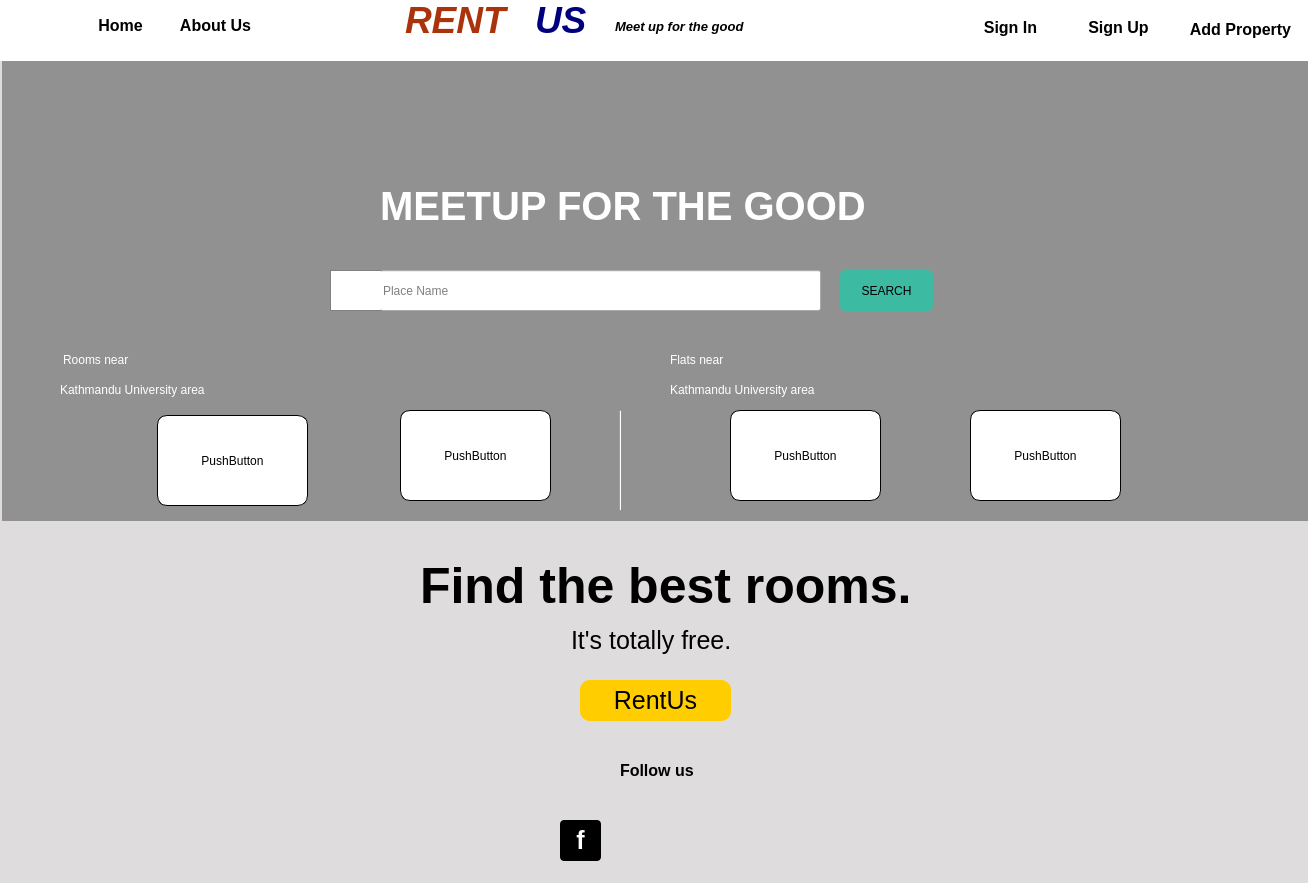
<?xml version="1.0" encoding="UTF-8"?>
<ui version="4.0">
 <class>Homepage</class>
 <widget class="QWidget" name="Homepage">
  <property name="windowModality">
   <enum>Qt::WindowModal</enum>
  </property>
  <property name="enabled">
   <bool>true</bool>
  </property>
  <property name="geometry">
   <rect>
    <x>0</x>
    <y>0</y>
    <width>1308</width>
    <height>883</height>
   </rect>
  </property>
  <property name="sizePolicy">
   <sizepolicy hsizetype="Expanding" vsizetype="Expanding">
    <horstretch>100</horstretch>
    <verstretch>100</verstretch>
   </sizepolicy>
  </property>
  <property name="minimumSize">
   <size>
    <width>1308</width>
    <height>883</height>
   </size>
  </property>
  <property name="sizeIncrement">
   <size>
    <width>1920</width>
    <height>1080</height>
   </size>
  </property>
  <property name="windowTitle">
   <string>Homepage</string>
  </property>
  <property name="windowIcon">
   <iconset theme="application-exit">
    <selectedon>:/image/images/logo.png</selectedon>
   </iconset>
  </property>
  <property name="toolTipDuration">
   <number>-3</number>
  </property>
  <property name="autoFillBackground">
   <bool>true</bool>
  </property>
  <property name="styleSheet">
   <string notr="true">#Homepage
{

background-color: rgb(222,220,220)
}

QTextEdit, QPlainTextEdit
{
	border : 1px solid white;
	border-radius: 2px;
}
</string>
  </property>
  <widget class="QPushButton" name="pushButton">
   <property name="geometry">
    <rect>
     <x>960</x>
     <y>12</y>
     <width>101</width>
     <height>31</height>
    </rect>
   </property>
   <property name="sizePolicy">
    <sizepolicy hsizetype="Expanding" vsizetype="Expanding">
     <horstretch>100</horstretch>
     <verstretch>100</verstretch>
    </sizepolicy>
   </property>
   <property name="maximumSize">
    <size>
     <width>1920</width>
     <height>1080</height>
    </size>
   </property>
   <property name="sizeIncrement">
    <size>
     <width>1920</width>
     <height>1080</height>
    </size>
   </property>
   <property name="font">
    <font>
     <pointsize>12</pointsize>
     <bold>true</bold>
    </font>
   </property>
   <property name="styleSheet">
    <string notr="true">#pushButton
{
	color: black;
	background: rgb(255,255,255);
	border: 2px solid white;
	border-radius: 2px;
}
#pushButton:hover
{
	background: rgb(220,220,200);
}</string>
   </property>
   <property name="text">
    <string>Sign In</string>
   </property>
  </widget>
  <widget class="QPushButton" name="pushButton_2">
   <property name="geometry">
    <rect>
     <x>1068</x>
     <y>12</y>
     <width>101</width>
     <height>31</height>
    </rect>
   </property>
   <property name="sizePolicy">
    <sizepolicy hsizetype="Expanding" vsizetype="Expanding">
     <horstretch>100</horstretch>
     <verstretch>100</verstretch>
    </sizepolicy>
   </property>
   <property name="maximumSize">
    <size>
     <width>1920</width>
     <height>1080</height>
    </size>
   </property>
   <property name="sizeIncrement">
    <size>
     <width>1920</width>
     <height>1080</height>
    </size>
   </property>
   <property name="font">
    <font>
     <pointsize>12</pointsize>
     <bold>true</bold>
    </font>
   </property>
   <property name="styleSheet">
    <string notr="true">#pushButton_2 
{
	color: black;
	background: rgb(255,255,255);
	border: 2px solid white;
	border-radius: 2px;
}
#pushButton_2:hover
{
	background: rgb(220,220,200);
}</string>
   </property>
   <property name="text">
    <string>Sign Up</string>
   </property>
  </widget>
  <widget class="QTextEdit" name="textEdit">
   <property name="geometry">
    <rect>
     <x>400</x>
     <y>-6</y>
     <width>121</width>
     <height>61</height>
    </rect>
   </property>
   <property name="sizePolicy">
    <sizepolicy hsizetype="Expanding" vsizetype="Expanding">
     <horstretch>100</horstretch>
     <verstretch>100</verstretch>
    </sizepolicy>
   </property>
   <property name="maximumSize">
    <size>
     <width>1920</width>
     <height>1080</height>
    </size>
   </property>
   <property name="sizeIncrement">
    <size>
     <width>1920</width>
     <height>1080</height>
    </size>
   </property>
   <property name="font">
    <font>
     <kerning>false</kerning>
    </font>
   </property>
   <property name="acceptDrops">
    <bool>false</bool>
   </property>
   <property name="undoRedoEnabled">
    <bool>false</bool>
   </property>
   <property name="readOnly">
    <bool>true</bool>
   </property>
   <property name="html">
    <string>&lt;!DOCTYPE HTML PUBLIC &quot;-//W3C//DTD HTML 4.0//EN&quot; &quot;http://www.w3.org/TR/REC-html40/strict.dtd&quot;&gt;
&lt;html&gt;&lt;head&gt;&lt;meta name=&quot;qrichtext&quot; content=&quot;1&quot; /&gt;&lt;meta charset=&quot;utf-8&quot; /&gt;&lt;style type=&quot;text/css&quot;&gt;
p, li { white-space: pre-wrap; }
hr { height: 1px; border-width: 0; }
&lt;/style&gt;&lt;/head&gt;&lt;body style=&quot; font-family:'Segoe UI'; font-size:9pt; font-weight:400; font-style:normal;&quot;&gt;
&lt;p style=&quot; margin-top:0px; margin-bottom:0px; margin-left:0px; margin-right:0px; -qt-block-indent:0; text-indent:0px;&quot;&gt;&lt;span style=&quot; font-size:28pt; font-weight:700; font-style:italic; color:#aa330b;&quot;&gt;RENT&lt;/span&gt;&lt;/p&gt;&lt;/body&gt;&lt;/html&gt;</string>
   </property>
  </widget>
  <widget class="QTextEdit" name="textEdit_2">
   <property name="geometry">
    <rect>
     <x>530</x>
     <y>-6</y>
     <width>81</width>
     <height>61</height>
    </rect>
   </property>
   <property name="sizePolicy">
    <sizepolicy hsizetype="Expanding" vsizetype="Expanding">
     <horstretch>100</horstretch>
     <verstretch>100</verstretch>
    </sizepolicy>
   </property>
   <property name="maximumSize">
    <size>
     <width>1920</width>
     <height>1080</height>
    </size>
   </property>
   <property name="sizeIncrement">
    <size>
     <width>1920</width>
     <height>1080</height>
    </size>
   </property>
   <property name="font">
    <font>
     <kerning>false</kerning>
    </font>
   </property>
   <property name="acceptDrops">
    <bool>false</bool>
   </property>
   <property name="styleSheet">
    <string notr="true">#textEdit_2
{
	border-color: white;
	bordrer: none;
}</string>
   </property>
   <property name="undoRedoEnabled">
    <bool>false</bool>
   </property>
   <property name="readOnly">
    <bool>true</bool>
   </property>
   <property name="html">
    <string>&lt;!DOCTYPE HTML PUBLIC &quot;-//W3C//DTD HTML 4.0//EN&quot; &quot;http://www.w3.org/TR/REC-html40/strict.dtd&quot;&gt;
&lt;html&gt;&lt;head&gt;&lt;meta name=&quot;qrichtext&quot; content=&quot;1&quot; /&gt;&lt;meta charset=&quot;utf-8&quot; /&gt;&lt;style type=&quot;text/css&quot;&gt;
p, li { white-space: pre-wrap; }
hr { height: 1px; border-width: 0; }
&lt;/style&gt;&lt;/head&gt;&lt;body style=&quot; font-family:'Segoe UI'; font-size:9pt; font-weight:400; font-style:normal;&quot;&gt;
&lt;p style=&quot; margin-top:0px; margin-bottom:0px; margin-left:0px; margin-right:0px; -qt-block-indent:0; text-indent:0px;&quot;&gt;&lt;span style=&quot; font-size:28pt; font-weight:700; font-style:italic; color:#00007f;&quot;&gt;US&lt;/span&gt;&lt;/p&gt;&lt;/body&gt;&lt;/html&gt;</string>
   </property>
  </widget>
  <widget class="QPlainTextEdit" name="plainTextEdit">
   <property name="geometry">
    <rect>
     <x>0</x>
     <y>0</y>
     <width>1311</width>
     <height>61</height>
    </rect>
   </property>
   <property name="sizePolicy">
    <sizepolicy hsizetype="Expanding" vsizetype="Expanding">
     <horstretch>100</horstretch>
     <verstretch>100</verstretch>
    </sizepolicy>
   </property>
   <property name="maximumSize">
    <size>
     <width>1920</width>
     <height>1080</height>
    </size>
   </property>
   <property name="sizeIncrement">
    <size>
     <width>1920</width>
     <height>1080</height>
    </size>
   </property>
   <property name="styleSheet">
    <string notr="true">#plaintextEdit
{
	border: 2px solid brown;
}</string>
   </property>
  </widget>
  <widget class="QTextEdit" name="textEdit_3">
   <property name="geometry">
    <rect>
     <x>610</x>
     <y>14</y>
     <width>171</width>
     <height>41</height>
    </rect>
   </property>
   <property name="sizePolicy">
    <sizepolicy hsizetype="Expanding" vsizetype="Expanding">
     <horstretch>100</horstretch>
     <verstretch>100</verstretch>
    </sizepolicy>
   </property>
   <property name="maximumSize">
    <size>
     <width>1920</width>
     <height>1080</height>
    </size>
   </property>
   <property name="sizeIncrement">
    <size>
     <width>1920</width>
     <height>1080</height>
    </size>
   </property>
   <property name="font">
    <font>
     <kerning>false</kerning>
    </font>
   </property>
   <property name="mouseTracking">
    <bool>false</bool>
   </property>
   <property name="acceptDrops">
    <bool>false</bool>
   </property>
   <property name="whatsThis">
    <string notr="true"/>
   </property>
   <property name="accessibleName">
    <string notr="true"/>
   </property>
   <property name="accessibleDescription">
    <string notr="true"/>
   </property>
   <property name="undoRedoEnabled">
    <bool>false</bool>
   </property>
   <property name="readOnly">
    <bool>true</bool>
   </property>
   <property name="html">
    <string>&lt;!DOCTYPE HTML PUBLIC &quot;-//W3C//DTD HTML 4.0//EN&quot; &quot;http://www.w3.org/TR/REC-html40/strict.dtd&quot;&gt;
&lt;html&gt;&lt;head&gt;&lt;meta name=&quot;qrichtext&quot; content=&quot;1&quot; /&gt;&lt;meta charset=&quot;utf-8&quot; /&gt;&lt;style type=&quot;text/css&quot;&gt;
p, li { white-space: pre-wrap; }
hr { height: 1px; border-width: 0; }
&lt;/style&gt;&lt;/head&gt;&lt;body style=&quot; font-family:'Segoe UI'; font-size:9pt; font-weight:400; font-style:normal;&quot;&gt;
&lt;p style=&quot; margin-top:0px; margin-bottom:0px; margin-left:0px; margin-right:0px; -qt-block-indent:0; text-indent:0px;&quot;&gt;&lt;span style=&quot; font-size:10pt; font-weight:700; font-style:italic;&quot;&gt;Meet up for the good&lt;/span&gt;&lt;/p&gt;&lt;/body&gt;&lt;/html&gt;</string>
   </property>
  </widget>
  <widget class="QPushButton" name="pushButton_3">
   <property name="geometry">
    <rect>
     <x>80</x>
     <y>10</y>
     <width>81</width>
     <height>31</height>
    </rect>
   </property>
   <property name="sizePolicy">
    <sizepolicy hsizetype="Expanding" vsizetype="Expanding">
     <horstretch>100</horstretch>
     <verstretch>100</verstretch>
    </sizepolicy>
   </property>
   <property name="maximumSize">
    <size>
     <width>1920</width>
     <height>1080</height>
    </size>
   </property>
   <property name="sizeIncrement">
    <size>
     <width>1920</width>
     <height>1080</height>
    </size>
   </property>
   <property name="font">
    <font>
     <pointsize>12</pointsize>
     <bold>true</bold>
    </font>
   </property>
   <property name="styleSheet">
    <string notr="true">#pushButton_3
{
	color: black;
	background: rgb(255,255,255);
	border: 2px solid white;
	border-radius: 2px;
}
#pushButton_3:hover
{
	background: rgb(220,220,200);
}</string>
   </property>
   <property name="text">
    <string>Home</string>
   </property>
  </widget>
  <widget class="QPushButton" name="pushButton_4">
   <property name="geometry">
    <rect>
     <x>170</x>
     <y>10</y>
     <width>91</width>
     <height>31</height>
    </rect>
   </property>
   <property name="sizePolicy">
    <sizepolicy hsizetype="Expanding" vsizetype="Expanding">
     <horstretch>100</horstretch>
     <verstretch>100</verstretch>
    </sizepolicy>
   </property>
   <property name="maximumSize">
    <size>
     <width>1920</width>
     <height>1080</height>
    </size>
   </property>
   <property name="sizeIncrement">
    <size>
     <width>1920</width>
     <height>1080</height>
    </size>
   </property>
   <property name="font">
    <font>
     <pointsize>12</pointsize>
     <bold>true</bold>
    </font>
   </property>
   <property name="styleSheet">
    <string notr="true">#pushButton_4
{
color: black;
	background: rgb(255,255,255);
	border: 2px solid white;
	border-radius: 2px;
}
#pushButton_4:hover
{
	background: rgb(220,220,200);
}</string>
   </property>
   <property name="text">
    <string>About Us</string>
   </property>
  </widget>
  <widget class="QPushButton" name="pushButton_5">
   <property name="geometry">
    <rect>
     <x>0</x>
     <y>-10</y>
     <width>81</width>
     <height>71</height>
    </rect>
   </property>
   <property name="sizePolicy">
    <sizepolicy hsizetype="Expanding" vsizetype="Expanding">
     <horstretch>100</horstretch>
     <verstretch>100</verstretch>
    </sizepolicy>
   </property>
   <property name="maximumSize">
    <size>
     <width>1920</width>
     <height>1080</height>
    </size>
   </property>
   <property name="sizeIncrement">
    <size>
     <width>1920</width>
     <height>1080</height>
    </size>
   </property>
   <property name="font">
    <font>
     <pointsize>11</pointsize>
     <bold>true</bold>
    </font>
   </property>
   <property name="styleSheet">
    <string notr="true">#pushButton_5
{
	color: black;
	background: rgb(255,255,255);
	border: 0px;
	border-radius: 0px;
	pading: 2px;
}
#pushButton_5:hover
{
	background: rgb(20,20,20);
	color: white;
}
#pushButton_5::menu-indicator{ image: none; }</string>
   </property>
  </widget>
  <widget class="QPushButton" name="pushButton_7">
   <property name="geometry">
    <rect>
     <x>1180</x>
     <y>14</y>
     <width>121</width>
     <height>31</height>
    </rect>
   </property>
   <property name="sizePolicy">
    <sizepolicy hsizetype="Expanding" vsizetype="Expanding">
     <horstretch>100</horstretch>
     <verstretch>100</verstretch>
    </sizepolicy>
   </property>
   <property name="maximumSize">
    <size>
     <width>1920</width>
     <height>1080</height>
    </size>
   </property>
   <property name="sizeIncrement">
    <size>
     <width>1920</width>
     <height>1080</height>
    </size>
   </property>
   <property name="font">
    <font>
     <pointsize>12</pointsize>
     <bold>true</bold>
    </font>
   </property>
   <property name="styleSheet">
    <string notr="true">#pushButton_7
{
	color: black;
	background: rgb(255,255,255);
	border: 2px solid white;
	border-radius: 2px;
}
#pushButton_7:hover
{
	background: rgb(220,220,200);
}</string>
   </property>
   <property name="text">
    <string>Add Property</string>
   </property>
   <property name="icon">
    <iconset resource="src.qrc">
     <normaloff>:/image/images/hhome.png</normaloff>:/image/images/hhome.png</iconset>
   </property>
  </widget>
  <widget class="QLabel" name="label_5">
   <property name="geometry">
    <rect>
     <x>380</x>
     <y>170</y>
     <width>601</width>
     <height>71</height>
    </rect>
   </property>
   <property name="sizePolicy">
    <sizepolicy hsizetype="Expanding" vsizetype="Expanding">
     <horstretch>100</horstretch>
     <verstretch>100</verstretch>
    </sizepolicy>
   </property>
   <property name="maximumSize">
    <size>
     <width>1920</width>
     <height>1080</height>
    </size>
   </property>
   <property name="sizeIncrement">
    <size>
     <width>1920</width>
     <height>1080</height>
    </size>
   </property>
   <property name="styleSheet">
    <string notr="true">color:white;
font:40px;
font:bold;
font: &quot;Centaur&quot;;
font:bold;</string>
   </property>
   <property name="text">
    <string>MEETUP FOR THE GOOD</string>
   </property>
  </widget>
  <widget class="QPushButton" name="pushButton_6">
   <property name="geometry">
    <rect>
     <x>840</x>
     <y>270</y>
     <width>93</width>
     <height>41</height>
    </rect>
   </property>
   <property name="sizePolicy">
    <sizepolicy hsizetype="Expanding" vsizetype="Expanding">
     <horstretch>100</horstretch>
     <verstretch>100</verstretch>
    </sizepolicy>
   </property>
   <property name="maximumSize">
    <size>
     <width>1920</width>
     <height>1080</height>
    </size>
   </property>
   <property name="sizeIncrement">
    <size>
     <width>1920</width>
     <height>1080</height>
    </size>
   </property>
   <property name="styleSheet">
    <string notr="true">
QPushButton:hover{

   
    cursor: pointer;

}


QPushButton:pressed {
    background-color: qlineargradient(spread:pad, x1:0, y1:0, x2:0, y2:1,   stop:0 rgba(60, 186, 162, 255), stop:1 rgba(98, 211, 162, 255))
}
QPushButton {
     background-color: #3cbaa2; border: 1px solid black;
border:no;
     border-radius: 5px;
}
QPushButton:hover{

 background-color: qlineargradient(spread:pad, x1:0, y1:0, x2:0, y2:1,   stop:0 rgba(60, 186, 162, 255), stop:1 rgba(98, 211, 170 ,255))

}
</string>
   </property>
   <property name="text">
    <string>SEARCH</string>
   </property>
  </widget>
  <widget class="QLabel" name="label_2">
   <property name="geometry">
    <rect>
     <x>2</x>
     <y>60</y>
     <width>1311</width>
     <height>461</height>
    </rect>
   </property>
   <property name="sizePolicy">
    <sizepolicy hsizetype="Expanding" vsizetype="Expanding">
     <horstretch>100</horstretch>
     <verstretch>100</verstretch>
    </sizepolicy>
   </property>
   <property name="maximumSize">
    <size>
     <width>1920</width>
     <height>1080</height>
    </size>
   </property>
   <property name="sizeIncrement">
    <size>
     <width>1920</width>
     <height>1080</height>
    </size>
   </property>
   <property name="styleSheet">
    <string notr="true">
#label_2{
background-color:rgba(100,100,100,160);
}</string>
   </property>
   <property name="text">
    <string/>
   </property>
  </widget>
  <widget class="QLabel" name="label_9">
   <property name="geometry">
    <rect>
     <x>63</x>
     <y>350</y>
     <width>121</width>
     <height>20</height>
    </rect>
   </property>
   <property name="sizePolicy">
    <sizepolicy hsizetype="Expanding" vsizetype="Expanding">
     <horstretch>100</horstretch>
     <verstretch>100</verstretch>
    </sizepolicy>
   </property>
   <property name="maximumSize">
    <size>
     <width>1920</width>
     <height>1080</height>
    </size>
   </property>
   <property name="sizeIncrement">
    <size>
     <width>1920</width>
     <height>1080</height>
    </size>
   </property>
   <property name="styleSheet">
    <string notr="true">color:white;
font: 13pt bold &quot;Centaur&quot;;</string>
   </property>
   <property name="text">
    <string>Rooms near</string>
   </property>
  </widget>
  <widget class="QLabel" name="label_24">
   <property name="geometry">
    <rect>
     <x>670</x>
     <y>380</y>
     <width>271</width>
     <height>20</height>
    </rect>
   </property>
   <property name="sizePolicy">
    <sizepolicy hsizetype="Expanding" vsizetype="Expanding">
     <horstretch>100</horstretch>
     <verstretch>100</verstretch>
    </sizepolicy>
   </property>
   <property name="maximumSize">
    <size>
     <width>1920</width>
     <height>1080</height>
    </size>
   </property>
   <property name="sizeIncrement">
    <size>
     <width>1920</width>
     <height>1080</height>
    </size>
   </property>
   <property name="styleSheet">
    <string notr="true">color:white;
font: 14pt bold &quot;Centaur&quot;;</string>
   </property>
   <property name="text">
    <string>Kathmandu University area</string>
   </property>
  </widget>
  <widget class="QLabel" name="label_10">
   <property name="geometry">
    <rect>
     <x>60</x>
     <y>380</y>
     <width>271</width>
     <height>20</height>
    </rect>
   </property>
   <property name="sizePolicy">
    <sizepolicy hsizetype="Expanding" vsizetype="Expanding">
     <horstretch>100</horstretch>
     <verstretch>100</verstretch>
    </sizepolicy>
   </property>
   <property name="maximumSize">
    <size>
     <width>1920</width>
     <height>1080</height>
    </size>
   </property>
   <property name="sizeIncrement">
    <size>
     <width>1920</width>
     <height>1080</height>
    </size>
   </property>
   <property name="styleSheet">
    <string notr="true">color:white;
font: 14pt bold &quot;Centaur&quot;;</string>
   </property>
   <property name="text">
    <string>Kathmandu University area</string>
   </property>
  </widget>
  <widget class="QLabel" name="label_31">
   <property name="geometry">
    <rect>
     <x>620</x>
     <y>760</y>
     <width>91</width>
     <height>20</height>
    </rect>
   </property>
   <property name="sizePolicy">
    <sizepolicy hsizetype="Expanding" vsizetype="Expanding">
     <horstretch>100</horstretch>
     <verstretch>100</verstretch>
    </sizepolicy>
   </property>
   <property name="maximumSize">
    <size>
     <width>1920</width>
     <height>1080</height>
    </size>
   </property>
   <property name="sizeIncrement">
    <size>
     <width>1920</width>
     <height>1080</height>
    </size>
   </property>
   <property name="font">
    <font>
     <pointsize>12</pointsize>
     <italic>false</italic>
     <bold>true</bold>
    </font>
   </property>
   <property name="styleSheet">
    <string notr="true">font:bold;</string>
   </property>
   <property name="text">
    <string>Follow us </string>
   </property>
  </widget>
  <widget class="QPushButton" name="pushButton_8">
   <property name="geometry">
    <rect>
     <x>580</x>
     <y>680</y>
     <width>151</width>
     <height>41</height>
    </rect>
   </property>
   <property name="sizePolicy">
    <sizepolicy hsizetype="Expanding" vsizetype="Expanding">
     <horstretch>100</horstretch>
     <verstretch>100</verstretch>
    </sizepolicy>
   </property>
   <property name="maximumSize">
    <size>
     <width>1920</width>
     <height>1080</height>
    </size>
   </property>
   <property name="sizeIncrement">
    <size>
     <width>1920</width>
     <height>1080</height>
    </size>
   </property>
   <property name="styleSheet">
    <string notr="true">
QPushButton:pressed {
    background-color: qlineargradient(spread:pad, x1:0, y1:0, x2:0, y2:1,   stop:0 rgba(60, 186, 162, 255), stop:1 rgba(98, 211, 162, 255))
}
QPushButton {

     background-color: yellow; border: 1px solid black;
border:no;
font:25px;
background-color: #ffcd00;
    border-radius: 10px;
    box-shadow: 0 2px 13px rgb(153 123 0 / 25%);
}
QPushButton:hover{

 background-color: qlineargradient(spread:pad, x1:0, y1:0, x2:0, y2:1,   stop:0 rgba(255, 210, 0, 255), stop:1 rgba(255, 220, 0 ,255));

}
</string>
   </property>
   <property name="text">
    <string>RentUs</string>
   </property>
  </widget>
  <widget class="QPushButton" name="pushButton_9">
   <property name="geometry">
    <rect>
     <x>560</x>
     <y>820</y>
     <width>41</width>
     <height>41</height>
    </rect>
   </property>
   <property name="sizePolicy">
    <sizepolicy hsizetype="Expanding" vsizetype="Expanding">
     <horstretch>100</horstretch>
     <verstretch>100</verstretch>
    </sizepolicy>
   </property>
   <property name="maximumSize">
    <size>
     <width>1920</width>
     <height>1080</height>
    </size>
   </property>
   <property name="sizeIncrement">
    <size>
     <width>1920</width>
     <height>1080</height>
    </size>
   </property>
   <property name="styleSheet">
    <string notr="true">   QPushButton{ height: 30px;
    width: 30px;
    line-height: 30px;
    text-align: center;
    display: block;
    background-color: black;;
    border-radius: 4px;
    color: white;
font:25px;
font:bold;}
QPushButton:hover{
 background-color: rgb(109, 109, 109);
}</string>
   </property>
   <property name="text">
    <string>f</string>
   </property>
  </widget>
  <widget class="QLabel" name="label_29">
   <property name="geometry">
    <rect>
     <x>571</x>
     <y>620</y>
     <width>211</width>
     <height>41</height>
    </rect>
   </property>
   <property name="sizePolicy">
    <sizepolicy hsizetype="Expanding" vsizetype="Expanding">
     <horstretch>100</horstretch>
     <verstretch>100</verstretch>
    </sizepolicy>
   </property>
   <property name="maximumSize">
    <size>
     <width>1920</width>
     <height>1080</height>
    </size>
   </property>
   <property name="sizeIncrement">
    <size>
     <width>1920</width>
     <height>1080</height>
    </size>
   </property>
   <property name="styleSheet">
    <string notr="true">color:black;
font:25px;</string>
   </property>
   <property name="text">
    <string>It's totally free.</string>
   </property>
  </widget>
  <widget class="QPushButton" name="pushButton_10">
   <property name="geometry">
    <rect>
     <x>680</x>
     <y>820</y>
     <width>41</width>
     <height>41</height>
    </rect>
   </property>
   <property name="sizePolicy">
    <sizepolicy hsizetype="Expanding" vsizetype="Expanding">
     <horstretch>100</horstretch>
     <verstretch>100</verstretch>
    </sizepolicy>
   </property>
   <property name="maximumSize">
    <size>
     <width>1920</width>
     <height>1080</height>
    </size>
   </property>
   <property name="sizeIncrement">
    <size>
     <width>1920</width>
     <height>1080</height>
    </size>
   </property>
   <property name="styleSheet">
    <string notr="true"> QPushButton{   height: 30px;
    width: 30px;
    line-height: 30px;
    text-align: center;
    display: block;
    
border-image: url(:/image/images/icons8-instagram-60.png);
    border-radius: 4px;
    color: #fff;
}
QPushButton:hover{
 background-color: rgb(109, 109, 109);
}</string>
   </property>
   <property name="text">
    <string/>
   </property>
  </widget>
  <widget class="QLabel" name="label_23">
   <property name="geometry">
    <rect>
     <x>670</x>
     <y>350</y>
     <width>121</width>
     <height>20</height>
    </rect>
   </property>
   <property name="sizePolicy">
    <sizepolicy hsizetype="Expanding" vsizetype="Expanding">
     <horstretch>100</horstretch>
     <verstretch>100</verstretch>
    </sizepolicy>
   </property>
   <property name="maximumSize">
    <size>
     <width>1920</width>
     <height>1080</height>
    </size>
   </property>
   <property name="sizeIncrement">
    <size>
     <width>1920</width>
     <height>1080</height>
    </size>
   </property>
   <property name="styleSheet">
    <string notr="true">color:white;
font: 13pt bold &quot;Centaur&quot;;</string>
   </property>
   <property name="text">
    <string>Flats near</string>
   </property>
  </widget>
  <widget class="QLabel" name="label_28">
   <property name="geometry">
    <rect>
     <x>420</x>
     <y>560</y>
     <width>531</width>
     <height>51</height>
    </rect>
   </property>
   <property name="sizePolicy">
    <sizepolicy hsizetype="Expanding" vsizetype="Expanding">
     <horstretch>100</horstretch>
     <verstretch>100</verstretch>
    </sizepolicy>
   </property>
   <property name="maximumSize">
    <size>
     <width>1920</width>
     <height>1080</height>
    </size>
   </property>
   <property name="sizeIncrement">
    <size>
     <width>1920</width>
     <height>1080</height>
    </size>
   </property>
   <property name="styleSheet">
    <string notr="true">color: black;
font:50px;
font:bold;</string>
   </property>
   <property name="text">
    <string>Find the best rooms.</string>
   </property>
  </widget>
  <widget class="QPushButton" name="pushButton_11">
   <property name="geometry">
    <rect>
     <x>622</x>
     <y>820</y>
     <width>41</width>
     <height>41</height>
    </rect>
   </property>
   <property name="sizePolicy">
    <sizepolicy hsizetype="Expanding" vsizetype="Expanding">
     <horstretch>100</horstretch>
     <verstretch>100</verstretch>
    </sizepolicy>
   </property>
   <property name="maximumSize">
    <size>
     <width>1920</width>
     <height>1080</height>
    </size>
   </property>
   <property name="sizeIncrement">
    <size>
     <width>1920</width>
     <height>1080</height>
    </size>
   </property>
   <property name="styleSheet">
    <string notr="true">QPushButton{
    height: 30px;
    width: 30px;
    line-height: 30px;
    text-align: center;
    display: block;
border-image: url(:/image/images/icons8-twitter-60.png);
    border-radius: 4px;
    color: #fff;}

QPushButton:hover{
 background-color: rgb(109, 109, 109);
}
</string>
   </property>
   <property name="text">
    <string/>
   </property>
  </widget>
  <widget class="QLabel" name="label">
   <property name="geometry">
    <rect>
     <x>0</x>
     <y>60</y>
     <width>1311</width>
     <height>461</height>
    </rect>
   </property>
   <property name="sizePolicy">
    <sizepolicy hsizetype="Expanding" vsizetype="Expanding">
     <horstretch>100</horstretch>
     <verstretch>100</verstretch>
    </sizepolicy>
   </property>
   <property name="maximumSize">
    <size>
     <width>1920</width>
     <height>1080</height>
    </size>
   </property>
   <property name="sizeIncrement">
    <size>
     <width>1920</width>
     <height>1080</height>
    </size>
   </property>
   <property name="styleSheet">
    <string notr="true">border-image: url(:/image/images/house.jpeg);</string>
   </property>
   <property name="text">
    <string/>
   </property>
  </widget>
  <widget class="QLabel" name="label_7">
   <property name="enabled">
    <bool>true</bool>
   </property>
   <property name="geometry">
    <rect>
     <x>330</x>
     <y>270</y>
     <width>51</width>
     <height>41</height>
    </rect>
   </property>
   <property name="sizePolicy">
    <sizepolicy hsizetype="Expanding" vsizetype="Expanding">
     <horstretch>100</horstretch>
     <verstretch>100</verstretch>
    </sizepolicy>
   </property>
   <property name="maximumSize">
    <size>
     <width>1920</width>
     <height>1080</height>
    </size>
   </property>
   <property name="sizeIncrement">
    <size>
     <width>1920</width>
     <height>1080</height>
    </size>
   </property>
   <property name="styleSheet">
    <string notr="true">background:rgb(255, 255, 255);
border-left:0.5px solid grey;
border-top:0.5px solid grey;
border-bottom:0.6px solid grey;</string>
   </property>
   <property name="frameShape">
    <enum>QFrame::Box</enum>
   </property>
   <property name="frameShadow">
    <enum>QFrame::Sunken</enum>
   </property>
   <property name="text">
    <string/>
   </property>
  </widget>
  <widget class="QLabel" name="label_8">
   <property name="geometry">
    <rect>
     <x>340</x>
     <y>280</y>
     <width>31</width>
     <height>21</height>
    </rect>
   </property>
   <property name="sizePolicy">
    <sizepolicy hsizetype="Expanding" vsizetype="Expanding">
     <horstretch>100</horstretch>
     <verstretch>100</verstretch>
    </sizepolicy>
   </property>
   <property name="maximumSize">
    <size>
     <width>1920</width>
     <height>1080</height>
    </size>
   </property>
   <property name="sizeIncrement">
    <size>
     <width>1920</width>
     <height>1080</height>
    </size>
   </property>
   <property name="styleSheet">
    <string notr="true">border-image: url(:/image/images/iconn.png);</string>
   </property>
   <property name="text">
    <string/>
   </property>
  </widget>
  <widget class="QLineEdit" name="lineEdit">
   <property name="geometry">
    <rect>
     <x>380</x>
     <y>270</y>
     <width>441</width>
     <height>41</height>
    </rect>
   </property>
   <property name="sizePolicy">
    <sizepolicy hsizetype="Expanding" vsizetype="Expanding">
     <horstretch>100</horstretch>
     <verstretch>100</verstretch>
    </sizepolicy>
   </property>
   <property name="maximumSize">
    <size>
     <width>1920</width>
     <height>1080</height>
    </size>
   </property>
   <property name="sizeIncrement">
    <size>
     <width>1920</width>
     <height>1080</height>
    </size>
   </property>
   <property name="placeholderText">
    <string>Place Name</string>
   </property>
   <property name="cursorMoveStyle">
    <enum>Qt::VisualMoveStyle</enum>
   </property>
   <property name="clearButtonEnabled">
    <bool>true</bool>
   </property>
  </widget>
  <widget class="QLabel" name="label_13">
   <property name="geometry">
    <rect>
     <x>377</x>
     <y>280</y>
     <width>31</width>
     <height>21</height>
    </rect>
   </property>
   <property name="sizePolicy">
    <sizepolicy hsizetype="Expanding" vsizetype="Expanding">
     <horstretch>100</horstretch>
     <verstretch>100</verstretch>
    </sizepolicy>
   </property>
   <property name="maximumSize">
    <size>
     <width>1920</width>
     <height>1080</height>
    </size>
   </property>
   <property name="sizeIncrement">
    <size>
     <width>1920</width>
     <height>1080</height>
    </size>
   </property>
   <property name="styleSheet">
    <string notr="true">border-image: url(:/image/iconn.png);</string>
   </property>
   <property name="text">
    <string/>
   </property>
  </widget>
  <widget class="Line" name="line">
   <property name="geometry">
    <rect>
     <x>610</x>
     <y>410</y>
     <width>20</width>
     <height>101</height>
    </rect>
   </property>
   <property name="sizePolicy">
    <sizepolicy hsizetype="Expanding" vsizetype="Expanding">
     <horstretch>100</horstretch>
     <verstretch>100</verstretch>
    </sizepolicy>
   </property>
   <property name="maximumSize">
    <size>
     <width>1920</width>
     <height>1080</height>
    </size>
   </property>
   <property name="sizeIncrement">
    <size>
     <width>1920</width>
     <height>1080</height>
    </size>
   </property>
   <property name="orientation">
    <enum>Qt::Vertical</enum>
   </property>
  </widget>
  <widget class="QPushButton" name="pushButton_12">
   <property name="geometry">
    <rect>
     <x>740</x>
     <y>820</y>
     <width>41</width>
     <height>41</height>
    </rect>
   </property>
   <property name="sizePolicy">
    <sizepolicy hsizetype="Expanding" vsizetype="Expanding">
     <horstretch>100</horstretch>
     <verstretch>100</verstretch>
    </sizepolicy>
   </property>
   <property name="maximumSize">
    <size>
     <width>1920</width>
     <height>1080</height>
    </size>
   </property>
   <property name="sizeIncrement">
    <size>
     <width>1920</width>
     <height>1080</height>
    </size>
   </property>
   <property name="styleSheet">
    <string notr="true"> QPushButton{   height: 30px;
    width: 30px;
    line-height: 30px;
    text-align: center;
    display: block;
    
border-image: url(:/image/images/emaill.jpg);
    border-radius: 4px;
    color: #fff;
}
QPushButton:hover{
 background-color: rgb(109, 109, 109);
}</string>
   </property>
   <property name="text">
    <string/>
   </property>
  </widget>
  <widget class="QPushButton" name="pushButton_13">
   <property name="geometry">
    <rect>
     <x>157</x>
     <y>415</y>
     <width>151</width>
     <height>91</height>
    </rect>
   </property>
   <property name="sizePolicy">
    <sizepolicy hsizetype="Expanding" vsizetype="Expanding">
     <horstretch>100</horstretch>
     <verstretch>100</verstretch>
    </sizepolicy>
   </property>
   <property name="maximumSize">
    <size>
     <width>1920</width>
     <height>1080</height>
    </size>
   </property>
   <property name="sizeIncrement">
    <size>
     <width>1920</width>
     <height>1080</height>
    </size>
   </property>
   <property name="styleSheet">
    <string notr="true">#pushButton_13{
	border-image: url(:/image/images/house.jpeg);
background-color:white;
border:1px solid black;
border-radius:10px;
}
#pushButton_13:hover{
 border:4px solid green;
  transform: scale(1.5);
}
</string>
   </property>
   <property name="text">
    <string>PushButton</string>
   </property>
  </widget>
  <widget class="QPushButton" name="pushButton_14">
   <property name="geometry">
    <rect>
     <x>400</x>
     <y>410</y>
     <width>151</width>
     <height>91</height>
    </rect>
   </property>
   <property name="sizePolicy">
    <sizepolicy hsizetype="Expanding" vsizetype="Expanding">
     <horstretch>100</horstretch>
     <verstretch>100</verstretch>
    </sizepolicy>
   </property>
   <property name="maximumSize">
    <size>
     <width>1920</width>
     <height>1080</height>
    </size>
   </property>
   <property name="sizeIncrement">
    <size>
     <width>1920</width>
     <height>1080</height>
    </size>
   </property>
   <property name="styleSheet">
    <string notr="true">#pushButton_14{
	border-image: url(:/image/images/house.jpeg);
background-color:white;
border:1px solid black;
border-radius:10px;
}
#pushButton_14:hover{
 border:4px solid green;
  transform: scale(1.5);
}
</string>
   </property>
   <property name="text">
    <string>PushButton</string>
   </property>
  </widget>
  <widget class="QPushButton" name="pushButton_16">
   <property name="geometry">
    <rect>
     <x>730</x>
     <y>410</y>
     <width>151</width>
     <height>91</height>
    </rect>
   </property>
   <property name="sizePolicy">
    <sizepolicy hsizetype="Expanding" vsizetype="Expanding">
     <horstretch>100</horstretch>
     <verstretch>100</verstretch>
    </sizepolicy>
   </property>
   <property name="maximumSize">
    <size>
     <width>1920</width>
     <height>1080</height>
    </size>
   </property>
   <property name="sizeIncrement">
    <size>
     <width>1920</width>
     <height>1080</height>
    </size>
   </property>
   <property name="styleSheet">
    <string notr="true">#pushButton_16{
	border-image: url(:/image/images/house.jpeg);
background-color:white;
border:1px solid black;
border-radius:10px;
}
#pushButton_16:hover{
 border:4px solid green;
  transform: scale(1.5);
}
</string>
   </property>
   <property name="text">
    <string>PushButton</string>
   </property>
  </widget>
  <widget class="QPushButton" name="pushButton_17">
   <property name="geometry">
    <rect>
     <x>970</x>
     <y>410</y>
     <width>151</width>
     <height>91</height>
    </rect>
   </property>
   <property name="sizePolicy">
    <sizepolicy hsizetype="Expanding" vsizetype="Expanding">
     <horstretch>100</horstretch>
     <verstretch>100</verstretch>
    </sizepolicy>
   </property>
   <property name="maximumSize">
    <size>
     <width>1920</width>
     <height>1080</height>
    </size>
   </property>
   <property name="sizeIncrement">
    <size>
     <width>1920</width>
     <height>1080</height>
    </size>
   </property>
   <property name="styleSheet">
    <string notr="true">#pushButton_17{
	border-image: url(:/image/images/house.jpeg);
background-color:white;
border:1px solid black;
border-radius:10px;
}
#pushButton_17:hover{
 border:4px solid green;
  transform: scale(1.5);
}
</string>
   </property>
   <property name="text">
    <string>PushButton</string>
   </property>
  </widget>
  <zorder>label</zorder>
  <zorder>label_2</zorder>
  <zorder>lineEdit</zorder>
  <zorder>plainTextEdit</zorder>
  <zorder>pushButton</zorder>
  <zorder>pushButton_2</zorder>
  <zorder>textEdit</zorder>
  <zorder>textEdit_2</zorder>
  <zorder>textEdit_3</zorder>
  <zorder>pushButton_3</zorder>
  <zorder>pushButton_4</zorder>
  <zorder>pushButton_5</zorder>
  <zorder>pushButton_7</zorder>
  <zorder>pushButton_6</zorder>
  <zorder>label_9</zorder>
  <zorder>label_24</zorder>
  <zorder>label_10</zorder>
  <zorder>label_31</zorder>
  <zorder>pushButton_8</zorder>
  <zorder>pushButton_9</zorder>
  <zorder>label_29</zorder>
  <zorder>pushButton_10</zorder>
  <zorder>label_23</zorder>
  <zorder>label_28</zorder>
  <zorder>pushButton_11</zorder>
  <zorder>label_8</zorder>
  <zorder>label_13</zorder>
  <zorder>line</zorder>
  <zorder>pushButton_12</zorder>
  <zorder>pushButton_13</zorder>
  <zorder>pushButton_14</zorder>
  <zorder>pushButton_16</zorder>
  <zorder>pushButton_17</zorder>
  <zorder>label_5</zorder>
  <zorder>label_7</zorder>
 </widget>
 <resources>
  <include location="src.qrc"/>
 </resources>
 <connections/>
</ui>
